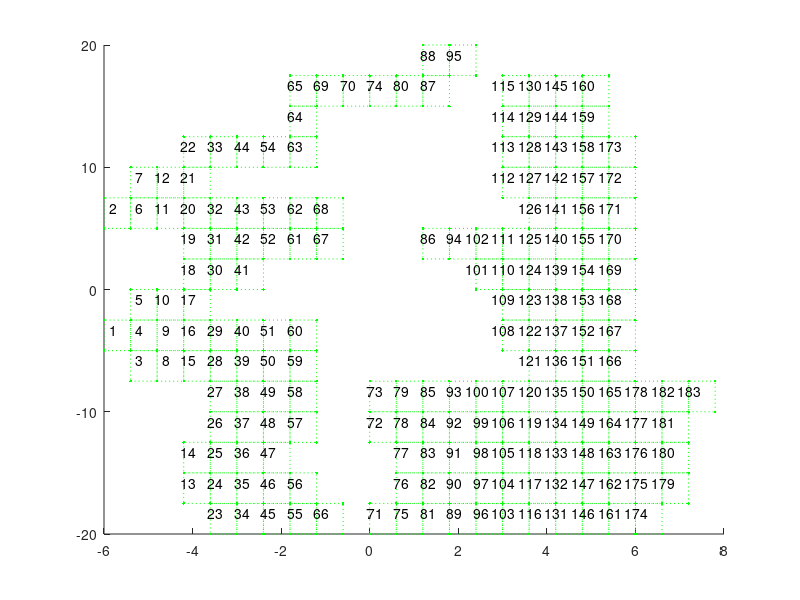

Recreate this plot in MATLAB.
%% showMap shows arena with zones
% Requirements: Should have 'ZONE.mat' file in working directory
function showMap()
% check if ZONE.mat exists or not in working directory
if(exist('ZONE.mat','file') ~= 2)
    error('ZONE.mat File could not be found in working directory of MATLAB');
    return;
else
    figure;
    % load ZONE data from working directory
    load('ZONE.mat');
    for s=1:1:size(ZONE,1)
        line([ZONE(s,1) ZONE(s,3)],[ZONE(s,2) ZONE(s,2)],'Marker','.','LineStyle',':','Color',[0,1,0])
        line([ZONE(s,3) ZONE(s,3)],[ZONE(s,2) ZONE(s,4)],'Marker','.','LineStyle',':','Color',[0,1,0])
        line([ZONE(s,3) ZONE(s,1)],[ZONE(s,4) ZONE(s,4)],'Marker','.','LineStyle',':','Color',[0,1,0])
        line([ZONE(s,1) ZONE(s,1)],[ZONE(s,4) ZONE(s,2)],'Marker','.','LineStyle',':','Color',[0,1,0])
        text((ZONE(s,1)+ZONE(s,3))/2,(ZONE(s,2)+ZONE(s,4))/2 , num2str(s), 'VerticalAlignment','bottom', ...
            'HorizontalAlignment','right')
    end
end
end